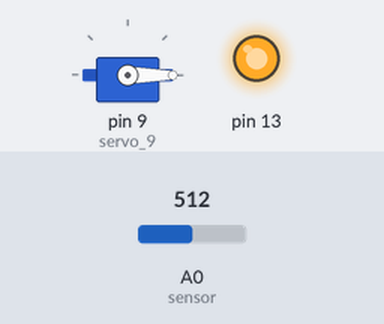
Recording of a sketch running on a simulated Arduino Uno, built with avr-gcc and run on an emulated ATmega328P. Parts: servo, output pins drawn as LEDs (lit = HIGH). The inputs (shaded band) are chosen by the test bench; at power-on: A0 (sensor) = 512. What the sketch prints to the serial monitor is not drawn.

Above: at 0.1 s.
Timing chart, 0 to 1.6 s (numbered marks = the images above):
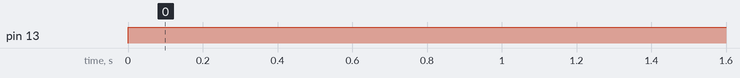

The sketch:

PolarimetryExp.ino
```cpp
#include <Servo.h>

int pos = 0;

int c = 0;

Servo servo_9;

String readString;

void setup() {
  pinMode(13,OUTPUT);
  pinMode(A0,INPUT);
  Serial.begin(9600);

  servo_9.attach(9, 500, 2500);
  Serial.begin(9600);
  Serial.println("what is your integer? ");
}

void loop() {
  digitalWrite(13,HIGH);
  for (int i =0; i<10; i++){
    Serial.println(analogRead(A0)); // prints sensor reading once motor has turned the angle
  }

  servo_9.write(0);
  int c = Serial.parseInt();
  Serial.println(c);

  // sweep the servo from 0 to 180 degrees in steps
  // of 1 degrees
  for (pos = 0; pos <= c; pos += 1) {
    // tell servo to go to position
    servo_9.write(pos);
    // wait 15 ms for servo to reach the position
    delay(15); // Wait for 15 millisecond(s)
  }
  delay(5000);
  for (pos = c; pos >= 0; pos -= 1) {
    // tell servo to go to position
    servo_9.write(pos);
    // wait 15 ms for servo to reach the position
    delay(15); // Wait for 15 millisecond(s)
  }

}
```

Measured:
- by itself, pin 13: LOW → HIGH at 0.00 s
